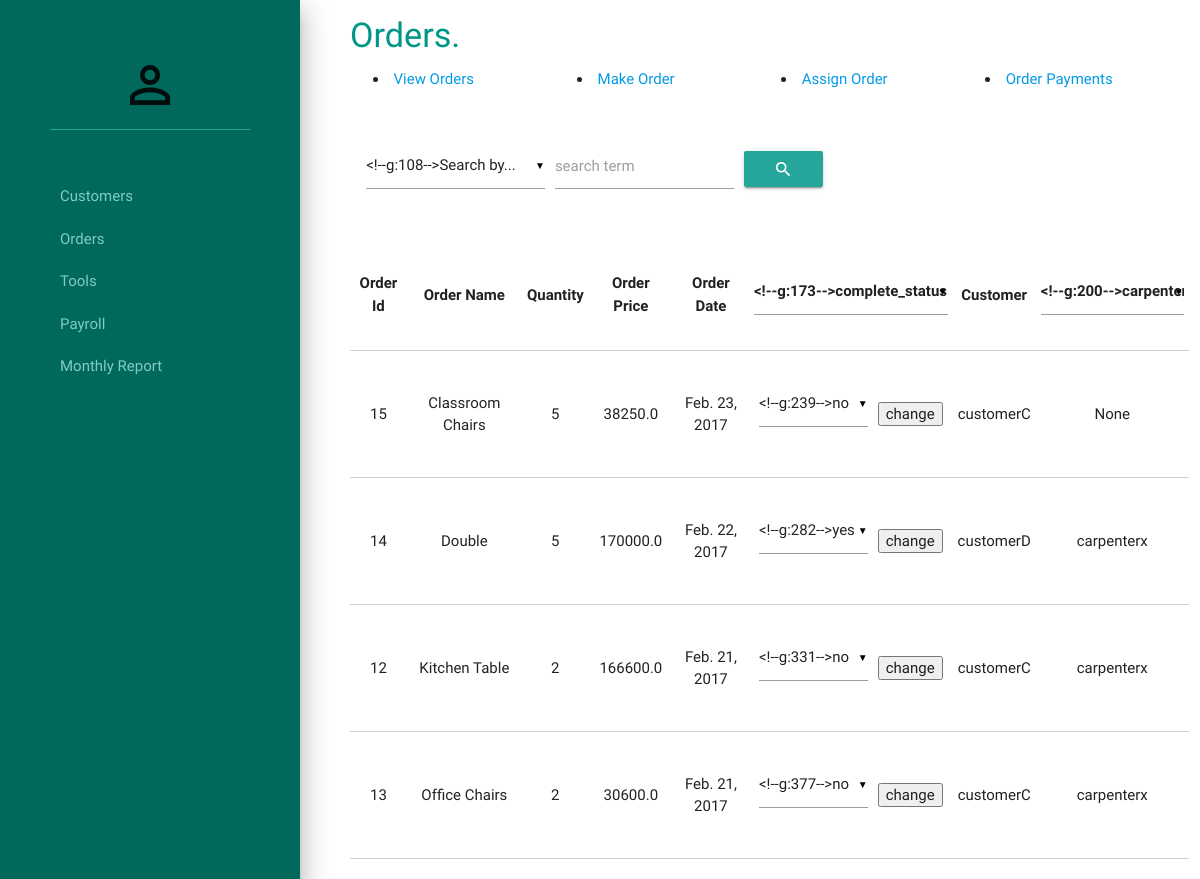
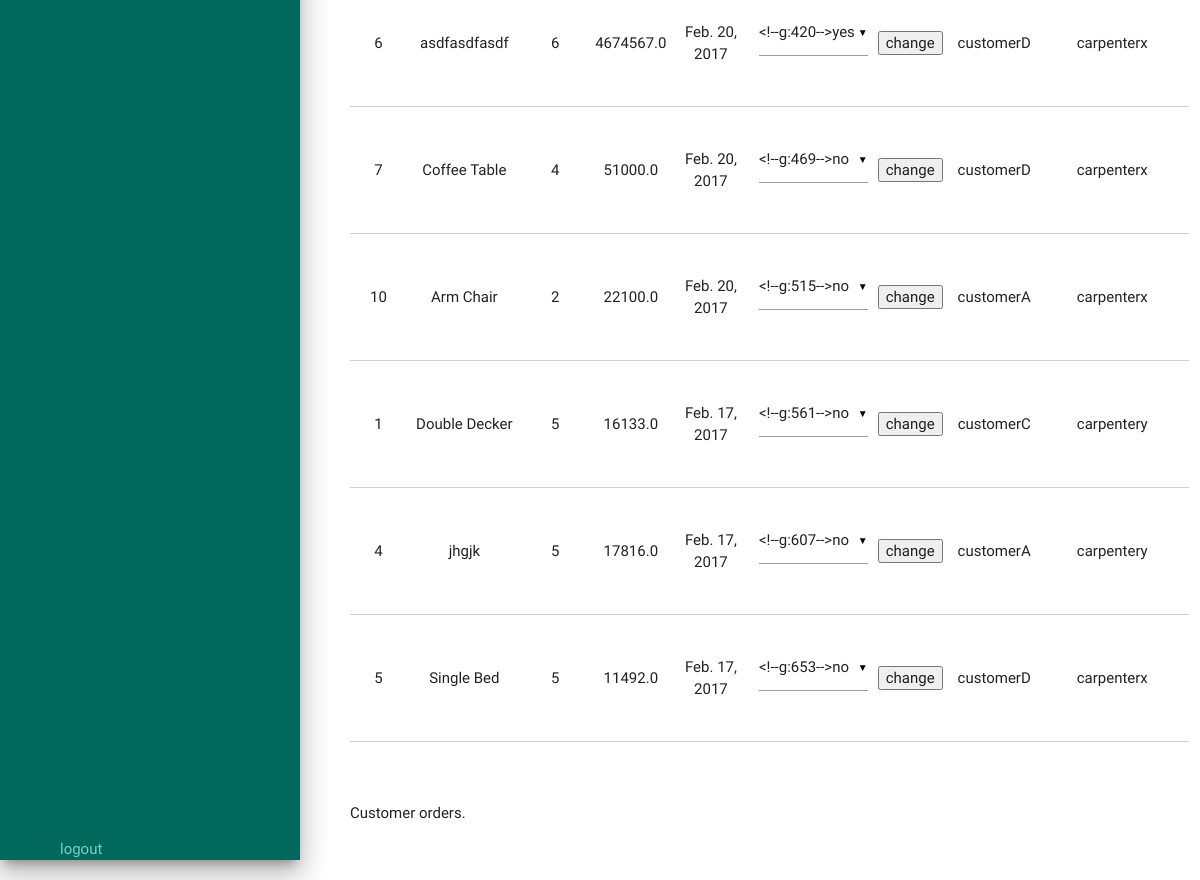
The app's page /furniture_palace/all_orders/, older data (2 pictures, top to bottom).
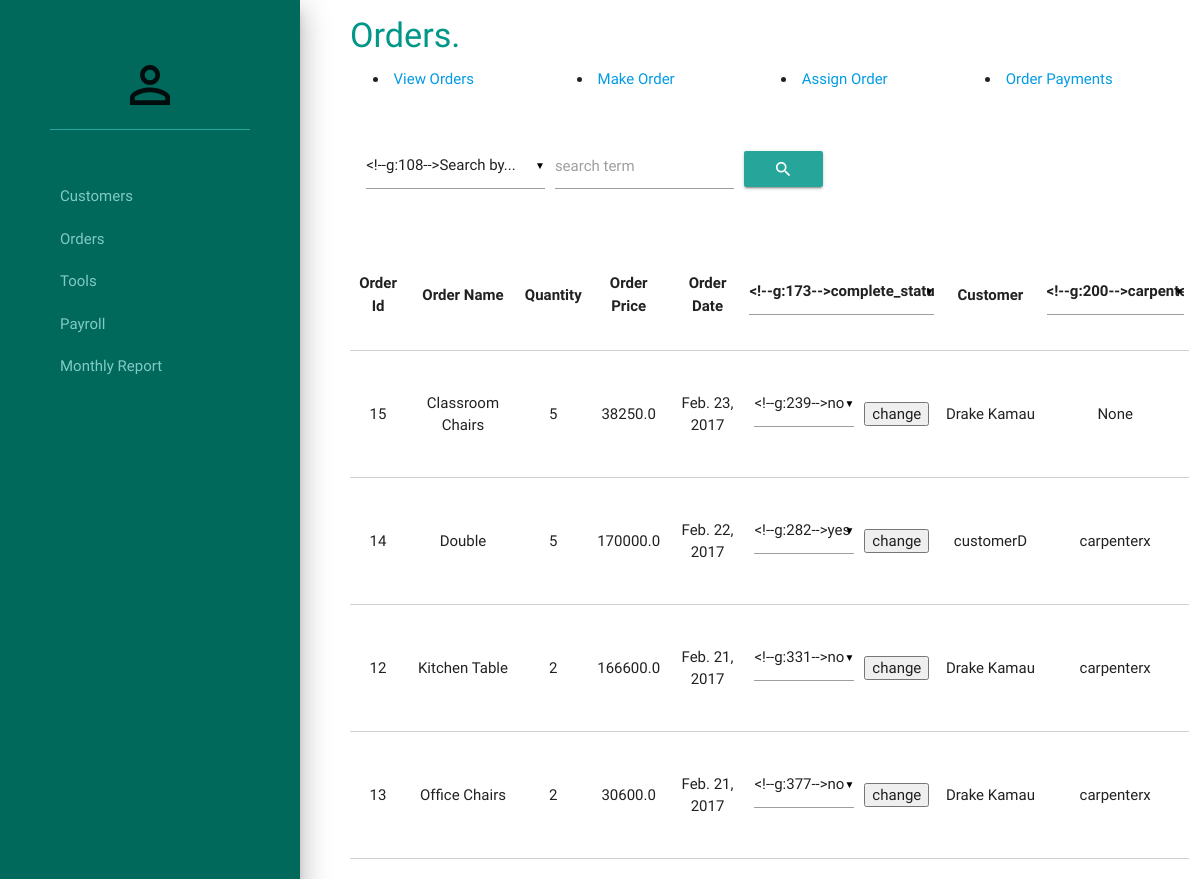
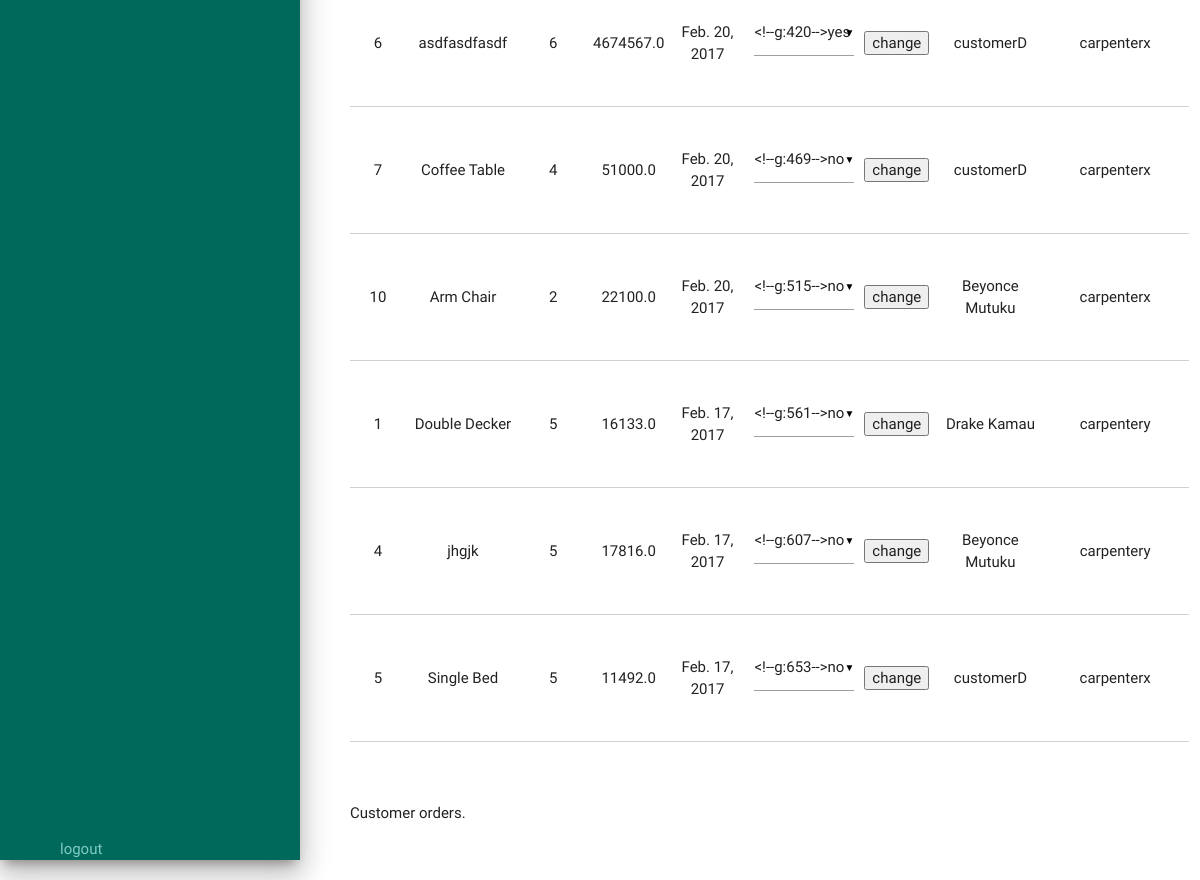
The same page, newer data (2 pictures, top to bottom).
### order/models.py (models this page shows, shortened)
class Order(models.Model):
    order_name = models.CharField(max_length=100)
    quantity = models.IntegerField()
    complete_status = models.BooleanField(default=False)
    order_date = models.DateField(auto_now_add=True)
    order_price = models.FloatField(null=True)
    order_completion_date = models.DateField(null=True)
    customer = models.ForeignKey('accounts.Customer', null=False, unique=False)
    carpenter = models.ForeignKey(User, null=True, unique=False)
    temp_carpenter = models.ForeignKey('accounts.TempCarpenter', null=True, unique=False)

### accounts/models.py (models this page shows)
class Customer(models.Model):
    customer_name = models.CharField(max_length=100)
    customer_email = models.EmailField(max_length=254, unique=True)
    customer_tel_no = models.CharField(max_length=100)
    customer_address = models.CharField(max_length=255)
    customer_physical_address = models.TextField()
    gold, silver = 'Gold', 'Silver'
    customer_type_choices = (
        (gold, 'GOLD'),
        (silver, 'SILVER'),
    )
    customer_class = models.CharField(
        max_length=15,
        choices=customer_type_choices,
        default=silver,
    )
    def __str__(self):
        return self.customer_name

### order/views.py (the view)
def view_all_orders(request):
    orders = get_all_orders()
    customers = Customer.objects.all()
    carpenters = User.objects.all().exclude(username="wolf")
    return render(request, 'order/order_view.html', locals())

### accounts/context_processors.py (called while the page is built)
def username_processor(request):
    username = request.user.username
    return {'username': username}

def furniture_processor(request):
    furniture = Furniture.objects.all()
    return {'furniture': furniture}

### order/order.py (called while the page is built)
def get_all_orders():
    orders = Order.objects.all().order_by('-order_date')
    return orders

### order/templates/order/order_view.html (shortened to what this page needs)
{% extends "./base.html" %}
{% block heading %}
<div class="heading">
    <h4>Orders.</h4>
</div>
{% endblock %}
{% block content %}
<br>
<form action="{% url 'orders:search_order' %}" method="post">
    <div class="col l7 m7 s12">
    <table>
        <tr>
            <td>
                <div class="input-field">
                </div>
            </td>
            <td>
                <div class="input-field">
                    <label for="search_query">search term</label>
                    <input id="search_query" type="text" name="query" required/>
                </div>
            </td>
            <td>
                <button class="btn waves-effect waves-light" type="submit" name="action">
                    <i class="material-icons center">search</i>
                </button>
            </td>
        </tr>
    </table>
    </div>
</form>
<br>
    <div class="col l12 m12 s12"><p style="color: green">{{ msg }}</p></div>
    <table class="bordered responsive-table highlight centered">
        <thead>
          <tr>
              <th>Order Id</th>
              <th>Order Name</th>
              <th>Quantity</th>
              <th>Order Price</th>
              <th>Order Date</th>
              <th>
                 <div class="input-field">
                     <form action="{% url 'orders:order_status' %}" id="order_status_form" method="post">
                     </form>
                 </div>
              </th>
              <th>Customer</th>
              <th>
                  <div class="input-field">
                     <form action="{% url 'orders:carpenter_orders' %}" id="carpenter_form" method="post">
                     </form>
                 </div>
              </th>
          </tr>
        </thead>
        <tbody id="orders">
            {% for order in orders %}
              <tr>
                  <td>{{ order.id }}</td>
                  <td>{{ order.order_name }}</td>
                  <td>{{ order.quantity }}</td>
                  <td>{{ order.order_price }}</td>
                  <td>{{ order.order_date }}</td>
                  <td>
                         <form action="{% url 'orders:change_complete_status' %}" id="complete_status_form" method="post">
                             <table>
                                 <tr>
                                     <td>
                                     </td>
                                     <td>
                                         <input type="submit" value="change" />
                                     </td>
                                 </tr>
                             </table>
                     </form>
                   </td>
                  <td>{{ order.customer }}</td>
                  <td>{{ order.carpenter }}</td>
              </tr>
            {% empty %}
            <tr><p class="card-panel red lighten-2" style="text-align: center">None matches the criteria.</p></tr>
            {% endfor %}
          </tbody>
     </table>
<br><br>
<p>Customer orders.</p>
{% endblock %}

Row changes from the older to the newer data that the page shows:
changed through a linked row, Order "Classroom Chairs": customer "customerC" → "Drake Kamau"
changed through a linked row, Order "Kitchen Table": customer "customerC" → "Drake Kamau"
changed through a linked row, Order "Office Chairs": customer "customerC" → "Drake Kamau"
changed through a linked row, Order "Arm Chair": customer "customerA" → "Beyonce Mutuku"
changed through a linked row, Order "Double Decker": customer "customerC" → "Drake Kamau"
changed through a linked row, Order "jhgjk": customer "customerA" → "Beyonce Mutuku"
